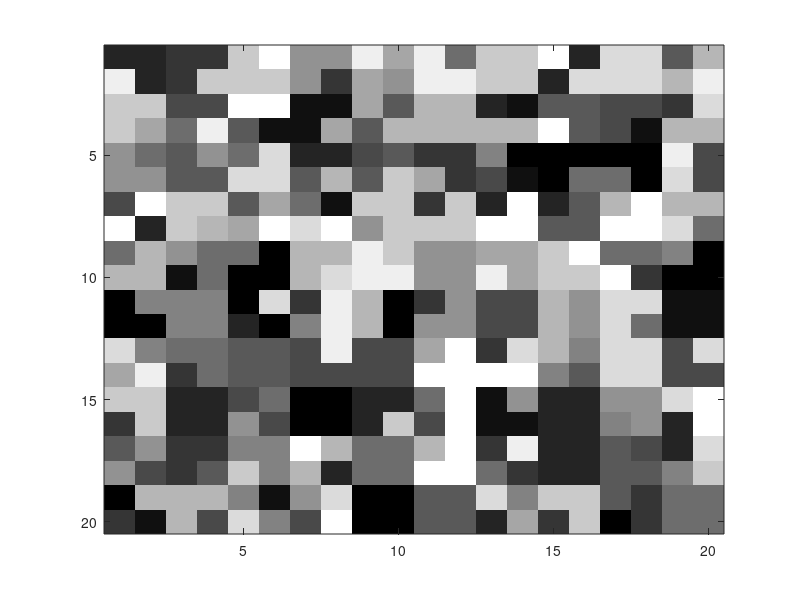

Here is the MATLAB script that generated this plot: (Note: this script raises an error after producing the figure.)
%% Generate a "patch image"

nRows = 20;
nCols = 20;
nStates = 15;
nNodes = nRows * nCols;
patchWidth = 2;
patchHeight = patchWidth;

% How many pixels to flip
noiseLevel = nNodes * .35;

%% Generate the normal image
image = [];
for i = 1:(nRows/patchHeight)
    rowOfPatches = [];
    for j = 1:(nCols/patchWidth)
        %patchState = mod(i * (nRows/patchHeight) + j, nStates);
        patchState = randi(nStates);
        patch = repmat(patchState, [patchHeight, patchWidth]);
        rowOfPatches = [rowOfPatches patch];
    end
    image = [image ; rowOfPatches];
end

%%figure(1);
imagesc(image);
colormap gray

%% Add noise

% Pick the pixels to noise. 
noisyImage = image;
perm = randperm(nNodes, noiseLevel);
for i = 1:noiseLevel
    % Flip the pixel, force it to _not_ end up being the same thing
    old = image(ind2sub(size(image), perm(i)));
    offset = randi(nStates - 1);
    noisyImage(ind2sub(size(image), perm(i))) = mod(old + offset, nStates) + 1;
end

%%figure(2);
imagesc(noisyImage);
colormap gray

%% Construct the UGM -- following the construction in ../UGM/examples/getNoisyX.m 


adj = sparse(nNodes,nNodes);

% Add Down Edges
ind = 1:nNodes;
exclude = sub2ind([nRows nCols],repmat(nRows,[1 nCols]),1:nCols); % No Down edge for last row
ind = setdiff(ind,exclude);
adj(sub2ind([nNodes nNodes],ind,ind+1)) = 1;

% Add Right Edges
ind = 1:nNodes;
exclude = sub2ind([nRows nCols],1:nRows,repmat(nCols,[1 nRows])); % No right edge for last column
ind = setdiff(ind,exclude);
adj(sub2ind([nNodes nNodes],ind,ind+nRows)) = 1;

% Add Up/Left Edges
adj = adj+adj';
edgeStruct = UGM_makeEdgeStruct(adj,nStates);

% Make nodePot
alpha = .15
nodePot = zeros(nNodes,nStates);
for i = 1:nStates
    nodePot(:,i) = ((noisyImage(:) == i) + alpha) / (nStates * alpha + 1);
end
nodePot;

% Make edgePot
edgePot = zeros(nStates,nStates,edgeStruct.nEdges);
repblock = ones(nStates, nStates) + diag(repmat(2, nStates, 1));
%edgePot = repmat([1.35 1;1 1.35],[1 1 edgeStruct.nEdges]);
edgePot = repmat(repblock,[1 1 edgeStruct.nEdges]);


burnIn = 0;
iterRange = 10;
maxSteps = 10;
stepSize = iterRange/maxSteps;

%%% Generate the initial point that all of the MCMC chains will start from
% Start at max of node potentials (ie: basically from the corrupted image)
%[junk initial] = max(nodePot, [], 2);

% Random initialization
initial = randi(nStates, [nNodes 1]);

% Naive Gibbs
%%figure(3);

edgeStruct.maxIter = iterRange;
edgeStruct.useMex = 0;
tic;
samplesNaiveGibbs = UGM_Sample_Gibbs(nodePot,edgePot,edgeStruct,burnIn, initial);
toc

for i = 1:maxSteps
    edgeStruct.maxIter = i*stepSize;
	
    maxOfMarginalsGibbsDecode = UGM_Decode_MaxOfMarginals(nodePot,edgePot,edgeStruct, @UGM_Infer_Sample, @(nodePot, edgePot, edgeStruct, v) (samplesNaiveGibbs(:, 1:edgeStruct.maxIter)),burnIn);

    %maxOfMarginalsGibbsDecode = UGM_Decode_MaxOfMarginals(nodePot,edgePot,edgeStruct, @UGM_Infer_Sample,@UGM_Sample_Gibbs,burnIn);

    recon = reshape(maxOfMarginalsGibbsDecode, nRows, nCols);
%    recon = double(reshape(samplesNaiveGibbs(:,edgeStruct.maxIter), ...
%                     nRows, nCols));
    errorRatesNaive(i) = (sum(sum(abs(1 - (recon == image))))) / nNodes;
    subplot(2,5,i);
    imagesc(recon);
    colormap gray
end

%%% Checker

%% Make Blocks
blocks1 = [];
blocks2 = [];
nodeNums = reshape(1:nNodes,nRows,nCols);
for j = 1:nCols
  for i = 1:nRows
     if mod(i, 2) == mod(j, 2)
        blocks1 = [blocks1; sub2ind([nRows nCols], i, j)];
     else
        blocks2 = [blocks2; sub2ind([nRows nCols], i, j)];
     end
  end
end
b1Ind = nNodes/2;
blocks = {blocks1;blocks2};

%%% Visualize the blocks
%%%figure(4);
%visual = zeros(nNodes, 1);
%for j = 1:b1Ind
%    visual(blocks2(j)) = 1;
%end
%imagesc(reshape(visual, nRows, nCols));
%colormap gray

%%figure(5);
edgeStruct.maxIter = iterRange;
tic;
[nodeBelHist junk] = UGM_Sample_Infer_Block_Gibbs(nodePot,edgePot,edgeStruct,burnIn,blocks,...
                                                  @UGM_Sample_Infer_Tree, initial);
toc

for i = 1:maxSteps
    upto = i*stepSize;
    [junk nodeLabels] = max(nodeBelHist(:, :, upto), [], 2);
    recon = reshape(nodeLabels, nRows, nCols);
    errorRatesBlockCB(i) = (sum(sum(abs(1 - (recon == image))))) / nNodes;
    subplot(2,5,i);
    imagesc(recon);
    colormap gray
end

%%% Our algorithm 

display('Computing correlations.')
%corrGraph = estimateCorrelations(nodePot, edgePot, edgeStruct, 10, 10000);
corrGraph = estimateCorrelations(nodePot, edgePot, edgeStruct, 10, 1000);
display('Partitioning.')
partition = treePartition('GreedyTree', corrGraph, -1);

% We need to convert the partition into a cell array and remove the trailing zeros
% that wenlu had to add.
[nBlocks, junk] = size(partition);
blocks = {};
for i = 1:nBlocks
	row = partition(i, :);
	last = find(row, 1, 'last');
	blocks{i} = row(1:last)';
end

blocks = blocks'

%%figure(6);
edgeStruct.maxIter = iterRange;
tic;
[nodeBelHist junk] = UGM_Sample_Infer_Block_Gibbs(nodePot,edgePot,edgeStruct,burnIn,blocks,...
                                                  @UGM_Sample_Infer_Tree, initial);
toc

for i = 1:maxSteps
    upto = i*stepSize;
    [junk nodeLabels] = max(nodeBelHist(:, :, upto), [], 2);
    recon = reshape(nodeLabels, nRows, nCols);
    errorRatesBlockOT(i) = (sum(sum(abs(1 - (recon == image))))) / nNodes;
    subplot(2,5,i);
    recon(1:5, 1:5)
    imagesc(recon);
    colormap gray
end


%%%% HF Block Gibbs sampling

%% Make Blocks
nodeNums = reshape(1:nNodes,nRows,nCols);
blocks1 = zeros(nNodes/2,1);
blocks2 = zeros(nNodes/2,1);
b1Ind = 0;
b2Ind = 0;
for j = 1:nCols
    if mod(j,2) == 1
        blocks1(b1Ind+1:b1Ind+nCols-1) = nodeNums(1:nCols-1,j);
        b1Ind = b1Ind+nCols-1;
        
        blocks2(b2Ind+1) = nodeNums(nRows,j);
        b2Ind = b2Ind+1;
    else
        blocks1(b1Ind+1) = nodeNums(1,j);
        b1Ind = b1Ind+1;
        
        blocks2(b2Ind+1:b2Ind+nCols-1) = nodeNums(2:nCols,j);
        b2Ind = b2Ind+nCols-1;
    end
end
blocks = {blocks1;blocks2};

%% Visualize the blocks
%%%figure(6)
%visual = zeros(nNodes, 1);
%for j = 1:b1Ind
%    visual(blocks2(j)) = 1;
%end
%imagesc(reshape(visual, nRows, nCols));
%colormap gray

%%figure(7);
edgeStruct.maxIter = iterRange;
tic;
[nodeBelHist junk] = UGM_Sample_Infer_Block_Gibbs(nodePot,edgePot,edgeStruct,burnIn,blocks,...
                                                  @UGM_Sample_Infer_Tree, initial);
toc

for i = 1:maxSteps
    upto = i*stepSize;
    [junk nodeLabels] = max(nodeBelHist(:, :, upto), [], 2);
    recon = reshape(nodeLabels, nRows, nCols);
    errorRatesBlockHF(i) = (sum(sum(abs(1 - (recon == image))))) / nNodes;
    subplot(2,5,i);
    imagesc(recon);
    colormap gray
end


errorRatesNaive
errorRatesBlockCB
errorRatesBlockOT
errorRatesBlockHF

%%figure(8);
title('Error rate vs. Samples');
ylabel('Error rate');
xlabel('Number of samples');
plot(errorRatesNaive, 'b-o'); hold on,
plot(errorRatesBlockCB, 'r-x');
plot(errorRatesBlockHF, 'g-x');
legend('Naive', 'Checker Board', 'Hamze-Freitas');

